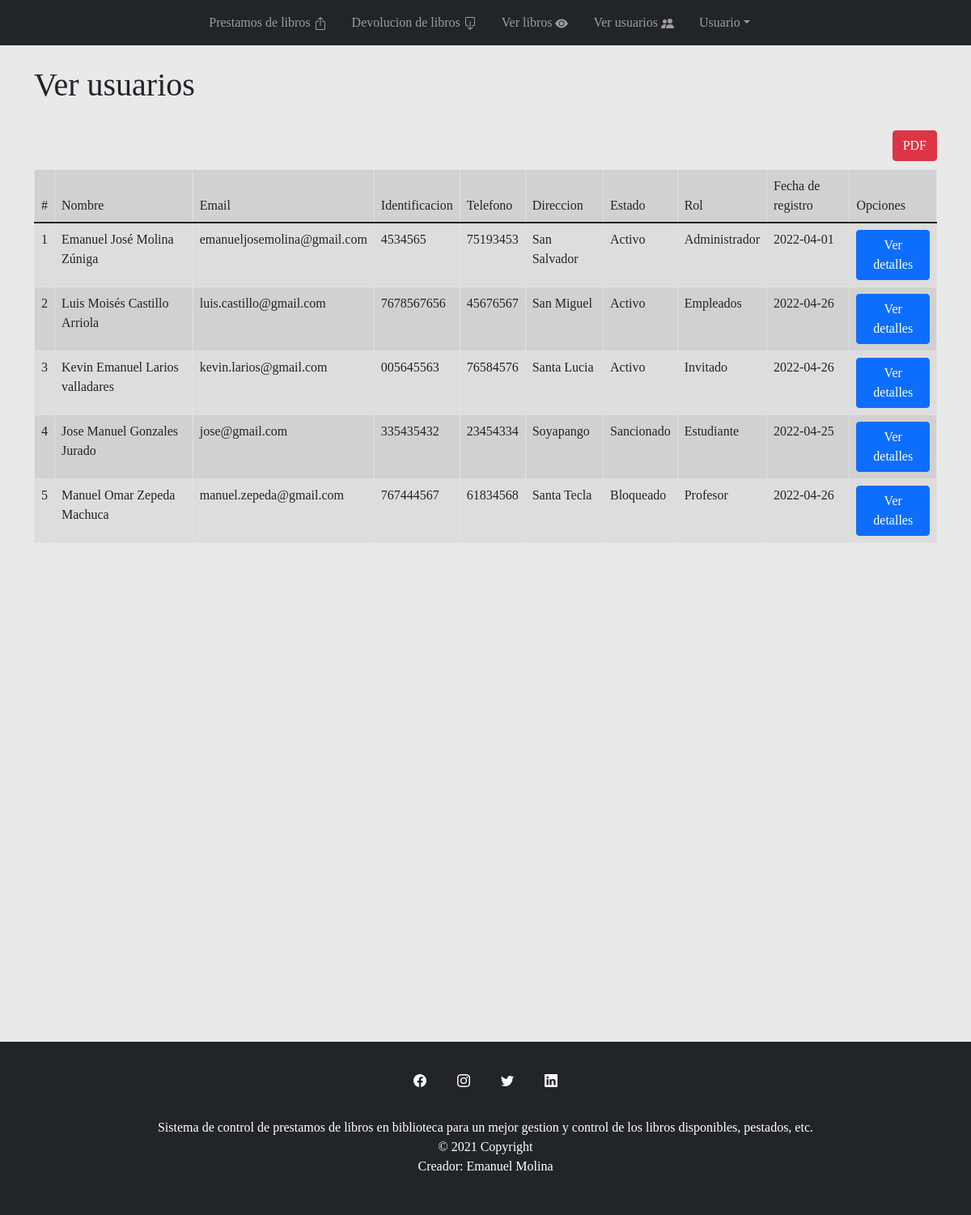
The page /page.php?pag=ver_users.php (signed in) on the database its author committed.
### tables this page shows
CREATE TABLE `usuarios` (
  `id` int(11) NOT NULL,
  `id_rol` int(11) NOT NULL,
  `id_estado` int(11) NOT NULL,
  `email` varchar(50) NOT NULL,
  `password` varchar(300) NOT NULL,
  `nombre` varchar(50) NOT NULL,
  `identificacion` varchar(50) NOT NULL,
  `telefono` varchar(50) NOT NULL,
  `direccion` varchar(50) NOT NULL,
  `fecha_registro` varchar(50) NOT NULL
);

CREATE TABLE `estado_usuario` (
  `id` int(11) NOT NULL,
  `estado` varchar(30) NOT NULL,
  `descripcion` varchar(100) NOT NULL
);

CREATE TABLE `roles` (
  `id` int(11) NOT NULL,
  `rol` varchar(30) NOT NULL,
  `descripcion` varchar(300) NOT NULL,
  `cantidad_libros` int(11) NOT NULL,
  `dias_maximos_prestamo` int(11) NOT NULL
);

### page.php (called while the page is built, shortened)
 <?php
    include_once "header.php";
    include_once "nav_menu.php";
    if(isset($_GET["pag"])){
        $pagina = $_GET["pag"];
    }else{
        $pagina = "pre_lib.php";
    }
    include_once $pagina;
    include_once "footer.php";
?>

### class/Usuario.php (called while the page is built, shortened)
<?php
    class Usuario{
        public function mostrarUsuarios(){
            $connection = Database::connect();
            $query=("SELECT * FROM usuarios u JOIN estado_usuario e ON u.id_estado = e.id JOIN roles r ON u.id_rol = r.id");
            $usuarios = $connection->query($query);
            return $usuarios;
        }
    }
?>

### ver_users.php (the view)
<h1>Ver usuarios</h1><br>
<a href="" class="btn btn-danger btn-pdf">PDF</a><br><br>
<div class="table-responsive">
<table class="table table-active table-striped table-bordered">
    <thead>
        <tr>
            <td>#</td>
            <td>Nombre</td>
            <td>Email</td>
            <td>Identificacion</td>
            <td>Telefono</td>
            <td>Direccion</td>
            <td>Estado</td>
            <td>Rol</td>
            <td>Fecha de registro</td>
            <td>Opciones</td>
        </tr>
    </thead>
    <tbody>
        <?php
            include_once 'class/Usuario.php';
            $usuarios = new Usuario();
            $datos = $usuarios->mostrarUsuarios();
            $contador=0;
            foreach ($datos as $usuario) {
                $contador++;
                echo "<tr>";
                    echo "<td>".$contador."</td>";
                    echo "<td>".$usuario["nombre"]."</td>";
                    echo "<td>".$usuario["email"]."</td>";
                    echo "<td>".$usuario["identificacion"]."</td>";
                    echo "<td>".$usuario["telefono"]."</td>";
                    echo "<td>".$usuario["direccion"]."</td>";
                    echo "<td>".$usuario["estado"]."</td>";
                    echo "<td>".$usuario["rol"]."</td>";
                    echo "<td>".$usuario["fecha_registro"]."</td>";
                    echo "<td>
                            <a href='page.php?pag=detalles_usuario.php&id=".$usuario["0"]."' class='btn btn-primary'>Ver detalles</a>
                          </td>";
                echo "</tr>";
            }
        ?>
    </tbody>
</table>
</div>

### css/estilos.css (style rules this page uses)
body { background-color: #E9E9E9; font-family: 'Mukta'; }
.btn-pdf { float: right; }

### rows shown on the page
usuarios: nombre "Emanuel José Molina Zúniga", email "emanueljosemolina@gmail.com", identificacion "4534565", telefono "75193453", direccion "San Salvador", id_estado.estado "Activo", id_rol.rol "Administrador", fecha_registro "2022-04-01"
usuarios: nombre "Luis Moisés Castillo Arriola", email "luis.castillo@gmail.com", identificacion "7678567656", telefono "45676567", direccion "San Miguel", id_estado.estado "Activo", id_rol.rol "Empleados", fecha_registro "2022-04-26"
usuarios: nombre "Kevin Emanuel Larios valladares", email "kevin.larios@gmail.com", identificacion "005645563", telefono "76584576", direccion "Santa Lucia", id_estado.estado "Activo", id_rol.rol "Invitado", fecha_registro "2022-04-26"
usuarios: nombre "Jose Manuel Gonzales Jurado", email "jose@gmail.com", identificacion "335435432", telefono "23454334", direccion "Soyapango", id_estado.estado "Sancionado", id_rol.rol "Estudiante", fecha_registro "2022-04-25"
usuarios: nombre "Manuel Omar Zepeda Machuca", email "manuel.zepeda@gmail.com", identificacion "767444567", telefono "61834568", direccion "Santa Tecla", id_estado.estado "Bloqueado", id_rol.rol "Profesor", fecha_registro "2022-04-26"
